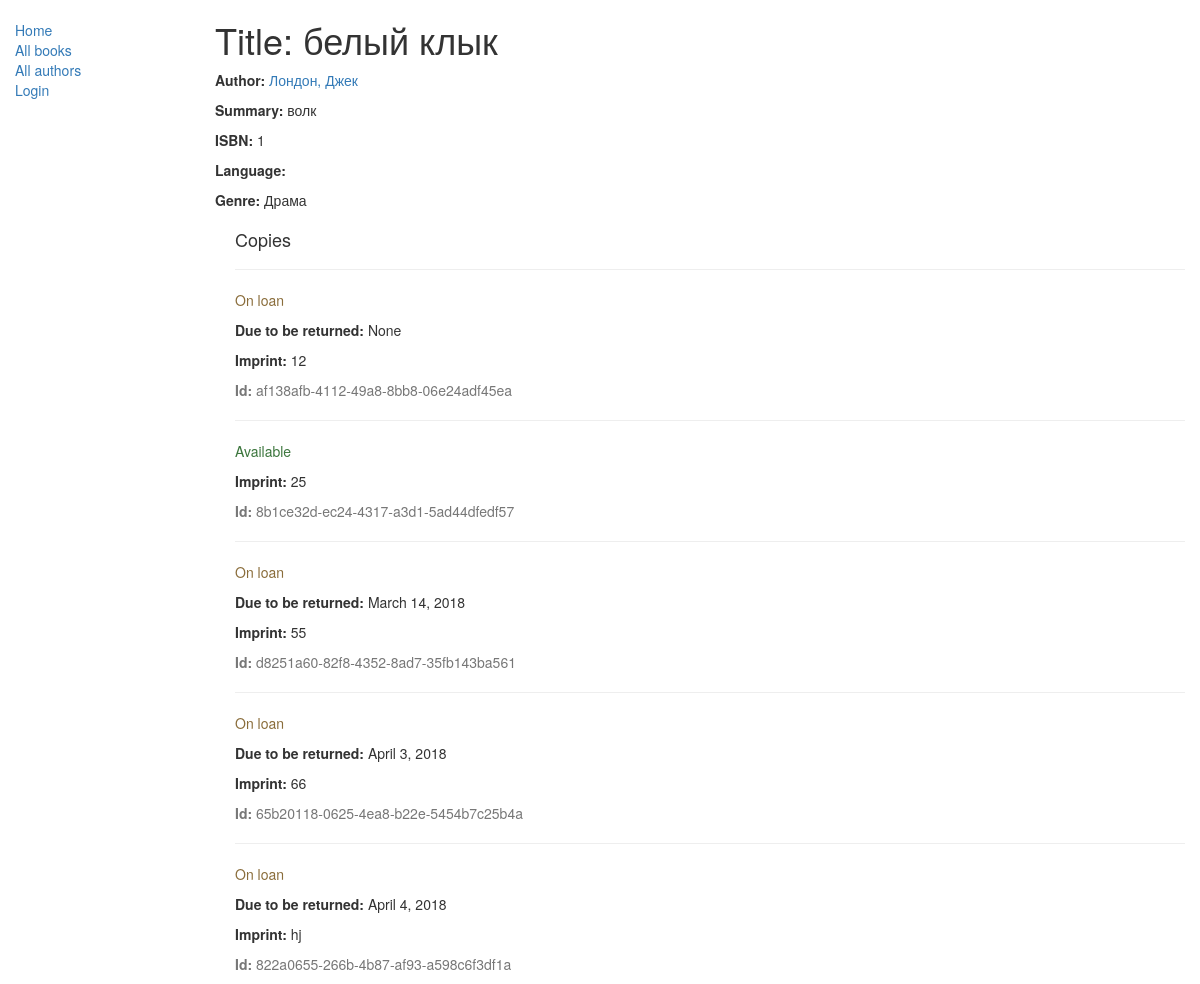
/catalog/book/8, run on the app's committed database.
### catalog/models.py (models this page shows, shortened)
class Book(models.Model):
    title = models.CharField(max_length=200)
    author = models.ForeignKey('Author', on_delete=models.SET_NULL, null=True)
    summary = models.TextField(max_length=1000, help_text='Кітаптың сипаттамасын еңгізіңіз')
    isbn = models.CharField('ISBN',max_length=15, help_text='15 Character <a href="https://www.isbn-international.org/content/what-isbn">ISBN number</a>')
    genre = models.ManyToManyField(Genre, help_text='Select a genre for this book')
    def display_genre(self):
        """
        Creates a string for the Genre. This is required to display genre in Admin.
        """
        return ', '.join([ genre.name for genre in self.genre.all()[:3] ])
    display_genre.short_description = 'Genre'

class Author(models.Model):
    first_name = models.CharField(max_length=100)
    last_name = models.CharField(max_length=100)
    date_of_birth = models.DateField(null=True, blank=True)
    date_of_death = models.DateField('Died', null=True, blank=True)
    class Meta:
        ordering = ["last_name","first_name"]
    def __str__(self):
        return '{0}, {1}'.format(self.last_name,self.first_name)

class Genre(models.Model):
    name = models.CharField(max_length=200, help_text="Санатты енгізіңіз")
    def __str__(self):
        return self.name

class BookInstance(models.Model):
    borrower = models.ForeignKey(User, on_delete=models.SET_NULL, null=True, blank=True)
    id = models.UUIDField(primary_key=True, default=uuid.uuid4, help_text="Unique ID for this particular book across whole library")
    book = models.ForeignKey('Book', on_delete=models.SET_NULL, null=True)
    imprint = models.CharField(max_length=200)
    due_back = models.DateField(null=True, blank=True)
    LOAN_STATUS = (
        ('m', 'Maintenance'),
        ('o', 'On loan'),
        ('a', 'Available'),
        ('r', 'Reserved'),
    )
    status = models.CharField(max_length=1, choices=LOAN_STATUS, blank=True, default='m', help_text='Book availability')
    class Meta:
        ordering = ["due_back"]
        permissions = (("can_mark_returned", "Set book as returned"),)

### catalog/views.py (the view)
# urls.py: path('book/<int:pk>', views.BookDetailView.as_view(), name='book-detail'),
class BookDetailView(generic.DetailView):
    model = Book

### catalog/templates/catalog/book_detail.html
{% extends "base_generic.html" %}
{% block content %}
  <h1>Title: {{ book.title }}</h1>
  <p><strong>Author:</strong> <a href="{% url 'author-detail' book.author.pk %}">{{ book.author }}</a></p>
  <p><strong>Summary:</strong> {{ book.summary }}</p>
  <p><strong>ISBN:</strong> {{ book.isbn }}</p>
  <p><strong>Language:</strong> {{ book.language }}</p>
  <p><strong>Genre:</strong> {% for genre in book.genre.all %} {{ genre }}{% if not forloop.last %}, {% endif %}{% endfor %}</p>
  <div style="margin-left:20px;margin-top:20px">
    <h4>Copies</h4>
    {% for copy in book.bookinstance_set.all %}
    <hr>
    <p class="{% if copy.status == 'a' %}text-success{% elif copy.status == 'm' %}text-danger{% else %}text-warning{% endif %}">{{ copy.get_status_display }}</p>
    {% if copy.status != 'a' %}<p><strong>Due to be returned:</strong> {{copy.due_back}}</p>{% endif %}
    <p><strong>Imprint:</strong> {{copy.imprint}}</p>
    <p class="text-muted"><strong>Id:</strong> {{copy.id}}</p>
    {% endfor %}
  </div>
{% endblock %}

### catalog/templates/base_generic.html (shortened to what this page needs)
<!DOCTYPE html>
<html lang="en">
<head>
  <link rel="stylesheet" href="https://maxcdn.bootstrapcdn.com/bootstrap/3.3.7/css/bootstrap.min.css">
  {% load static %}
  <link rel="stylesheet" href="{% static 'css/styles.css' %}">
</head>
<body>
  <div class="container-fluid">
    <div class="row">
      <div class="col-sm-2">
      {% block sidebar %}
      <ul class="sidebar-nav">
          <li><a href="{% url 'index' %}">Home</a></li>
          <li><a href="{% url 'books' %}">All books</a></li>
          <li><a href="{% url 'authors' %}">All authors</a></li>
          {% if user.is_authenticated %}
     <li>User: {{ user.get_username }}</li>
     <li><a href="{% url 'my-borrowed' %}">My Borrowed</a></li>
     <li><a href="{% url 'logout'%}?next={{request.path}}">Logout</a></li>
   {% else %}
     <li><a href="{% url 'login'%}?next={{request.path}}">Login</a></li>
   {% endif %}
      </ul>
     {% endblock %}
      </div>
      <div class="col-sm-10 ">
      {% block content %}{% endblock %}
      </div>
    </div>
  </div>
</body>
</html>

### catalog/static/css/styles.css (style rules this page uses)
.sidebar-nav { margin-top: 20px; padding: 0; list-style: none; }

### data on the page
Book: title "белый клык", author "Лондон, Джек", summary "волк", isbn "1"
Genre: name "Драма"
BookInstance: status "On loan", due_back "None", imprint "12", id "af138afb-4112-49a8-8bb8-06e24adf45ea"
BookInstance: status "Available", imprint "25", id "8b1ce32d-ec24-4317-a3d1-5ad44dfedf57"
BookInstance: status "On loan", due_back "March 14, 2018", imprint "55", id "d8251a60-82f8-4352-8ad7-35fb143ba561"
BookInstance: status "On loan", due_back "April 3, 2018", imprint "66", id "65b20118-0625-4ea8-b22e-5454b7c25b4a"
BookInstance: status "On loan", due_back "April 4, 2018", imprint "hj", id "822a0655-266b-4b87-af93-a598c6f3df1a"
